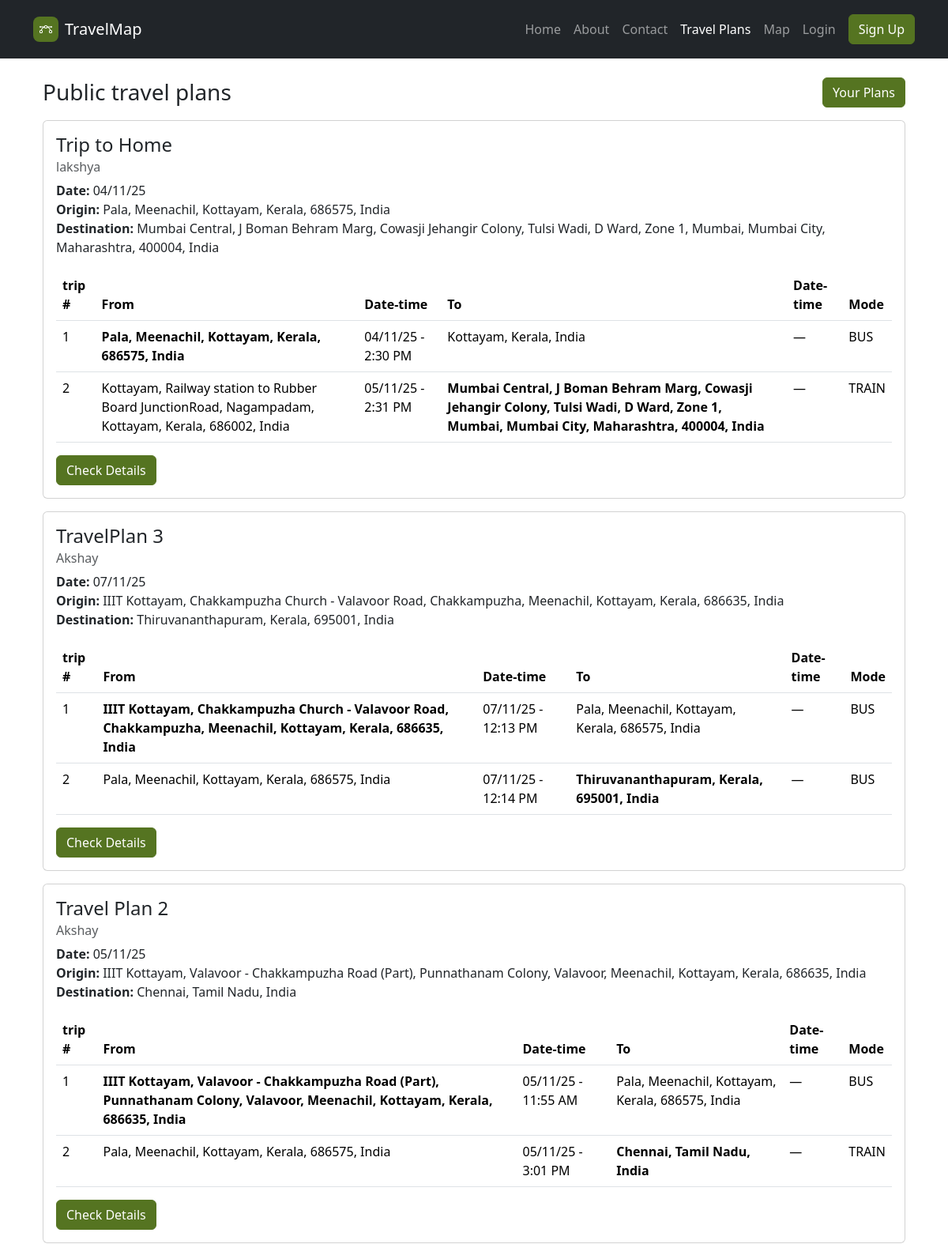
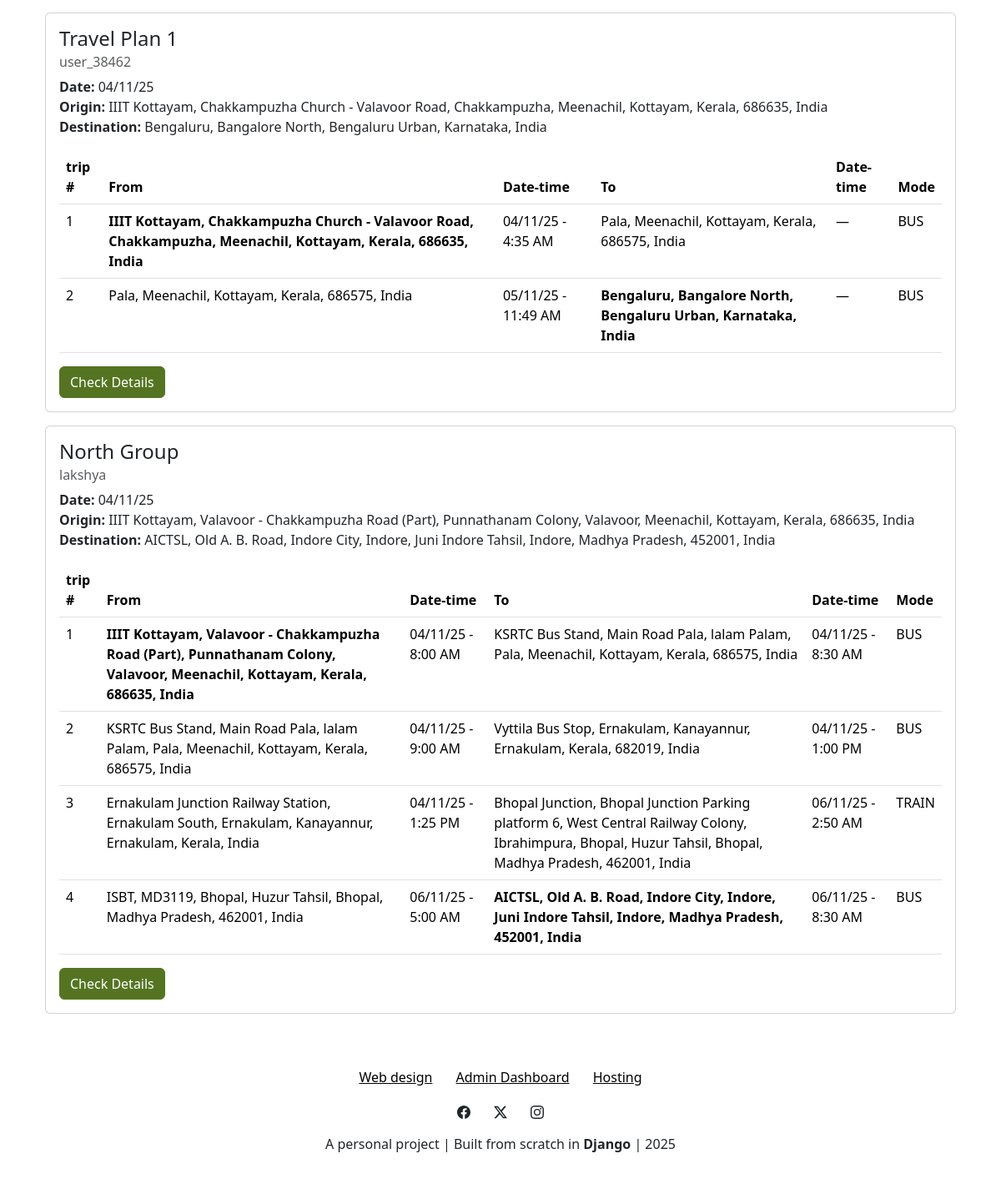
/travelplans/, run on the app's committed database (2 pictures, top to bottom).
### Accounts/models.py (models this page shows, shortened)
class TravelPlan(models.Model):
    user = models.ForeignKey(
        settings.AUTH_USER_MODEL,
        on_delete=models.CASCADE,
        related_name='travel_plans'
    )
    title = models.CharField(
        max_length=150
    )
    status = models.CharField(
        max_length=10,
        choices=PlanStatus.choices,
        default=PlanStatus.PLANNED
    )
    created_at = models.DateTimeField(auto_now_add=True)
    updated_at = models.DateTimeField(auto_now=True)
    class Meta:
        ordering = ['-created_at']
    @property
    def first_trip(self):
        return self.trips.first()
    @property
    def last_trip(self):
        return self.trips.last()
    @property
    def all_passengers(self):
        return User.objects.filter(models.Q(joined_trips__plan=self) | models.Q(travel_plans = self)).distinct()

class Trip(models.Model):
    plan = models.ForeignKey(
        TravelPlan,
        on_delete=models.CASCADE,
        related_name='trips',
    )
    title = models.CharField(
        max_length=150,
    )
    origin_name = models.CharField(
        max_length=255,
    )
    origin_lat = models.CharField(
        max_length=50, null=True, blank=True
    )
    origin_lon = models.CharField(
        max_length=50, null=True, blank=True
    )
    destination_name = models.CharField(
        max_length=255,
    )
    destination_lat = models.CharField(
        max_length=50, null=True, blank=True
    )
    destination_lon = models.CharField(
        max_length=50, null=True, blank=True
    )
    departure_time = models.DateTimeField()
    estimated_arrival_time = models.DateTimeField(
        null=True, blank=True
    )
    transport_mode = models.CharField(
        max_length=6,
        choices=TransportMode.choices,
        default=TransportMode.TRAIN
    )
    passengers = models.ManyToManyField(
        settings.AUTH_USER_MODEL,
        related_name='joined_trips',
        blank=True,
        help_text="Students who have joined this trip",
    )
    notes = models.TextField(
        blank=True,
    )
    route = models.JSONField(null=True, blank=True)
    status = models.CharField(
        max_length=10,
        choices=PlanStatus.choices,
        default=PlanStatus.PLANNED
    )
    created_at = models.DateTimeField(auto_now_add=True)
    updated_at = models.DateTimeField(auto_now=True)
    class Meta:
        ordering = ['departure_time']

### UI/views.py (the view)
# urls.py: path("travelplans/",views.travelplans,name="travelplans"),
def travelplans(request):
    plans_qs = (
        TravelPlan.objects
        .select_related('user')
        .prefetch_related('trips__passengers')
    )
    paginator = Paginator(plans_qs, 10)
    page_number = request.GET.get('page')
    page_obj = paginator.get_page(page_number)
    return render(request, 'UI/travelplans.html', {
        'page_obj': page_obj,
        'plans': page_obj.object_list,
    })

### UI/context_processors.py (called while the page is built)
def site_settings(request):
    index_carousel = carousel.objects.all()
    index_features = features.objects.all()
    index_steps = step.objects.all()
    for item in list(index_carousel) + list(index_features):
        if hasattr(item, 'href') and item.href:
            try:
                item.href = reverse(item.href)
            except:
                pass
    return {
        'index_carousel': index_carousel,
        'index_features': index_features,
        'index_steps': index_steps,
    }

### templates/UI/travelplans.html (shortened to what this page needs)
{% extends 'partials/layout.html' %}
{% load static %}
{% load crispy_forms_tags %}
{% block content %}
<div class="container">
    <div class="container min-vh-100 mt-4">
        <div class="row mb-3">
            <div class="col d-flex justify-content-between align-items-center">
                {% if personal == True %}
                    <h3 class="mb-0">Your travel plans</h3>
                    <a href="{% url 'UI:new_travelplan' %}" class="btn btn-primary">Create New</a>
                {% else %}
                    <h3 class="mb-0">Public travel plans</h3>
                    <a href="{% url 'UI:my_travelplans' %}" class="btn btn-primary">Your Plans</a>
                {% endif %}
            </div>
        </div>
        {% if plans %}
            {% for plan in plans %}
                <div class="row mb-3">
                    <div class="col">
                            <div class="card">
                                <div class="card-body">
                                    <h4 class="card-title">{{ plan.title }}</h4>
                                    <h6 class="text-muted card-subtitle mb-2">
                                        {% for p in plan.all_passengers %}
                                            {% if forloop.last %}
                                                {{ p.username }}
                                            {% else %}
                                                {{ p.username }} ,
                                            {% endif %}
                                        {% endfor %}
                                    </h6>
                                    <p>
                                        {% with ft=plan.first_trip lt=plan.last_trip %}
                                            {% if ft %}
                                                <strong>Date:</strong> {{ ft.departure_time|date:"d/m/y" }}<br>
                                                <strong>Origin:</strong> {{ ft.origin_name }}<br>
                                            {% endif %}
                                            {% if lt %}
                                                <strong>Destination:</strong> {{ lt.destination_name }}
                                            {% endif %}
                                        {% endwith %}
                                    </p>
                                    <div class="table-responsive">
                                        <table class="table table-hover">
                                            <thead>
                                                <tr>
                                                    <th>trip #</th>
                                                    <th>From</th>
                                                    <th>Date-time</th>
                                                    <th>To</th>
                                                    <th>Date-time</th>
                                                    <th>Mode</th>
                                                </tr>
                                            </thead>
                                            <tbody>
                                                {% for trip in plan.trips.all %}
                                                    <tr>
                                                        <td>{{ forloop.counter }}</td>
                                                        <td>{% if forloop.first %}<strong>{{ trip.origin_name }}</strong>{% else %}{{ trip.origin_name }}{% endif %}</td>
                                                        <td>{{ trip.departure_time|date:"d/m/y - g:i A" }}</td>
                                                        <td>{% if forloop.last %}<strong>{{ trip.destination_name }}</strong>{% else %}{{ trip.destination_name }}{% endif %}</td>
                                                        <td>
                                                            {% if trip.estimated_arrival_time %}
                                                                {{ trip.estimated_arrival_time|date:"d/m/y - g:i A" }}
                                                            {% else %}
                                                                —
                                                            {% endif %}
                                                        </td>
                                                        <td>{{ trip.transport_mode }}</td>
                                                    </tr>
                                                {% empty %}
                                                    <tr><td colspan="5" class="text-muted">No trips added yet.</td></tr>
                                                {% endfor %}
                                            </tbody>
                                        </table>
                                    </div>
                                    <a class="btn btn-primary me-3" href="{% url 'UI:travelplan_detail' plan.id %}">Check Details</a>
                                </div>
                            </div>
                    </div>
                </div>
            {% endfor %}
        {% else %}
            <div class="alert alert-info mt-4">You have no travel plans yet. <a href="{% url 'UI:new_travelplan' %}">Create one</a>.</div>
        {% endif %}
    </div>
</div>
{% endblock %}

### static/css/bss-overrides.css (style rules this page uses)
:root, [data-bs-theme=light] { --bs-primary: #557421; --bs-primary-rgb: 85,116,33; --bs-primary-text-emphasis: #222E0D; --bs-primary-bg-subtle: #DDE3D3; --bs-primary-border-subtle: #BBC7A6; }
.btn-primary { --bs-btn-color: #fff; --bs-btn-bg: #557421; --bs-btn-border-color: #557421; --bs-btn-hover-color: #fff; --bs-btn-hover-bg: #48631C; --bs-btn-hover-border-color: #445D1A; --bs-btn-focus-shadow-rgb: 230,234,222; --bs-btn-active-color: #fff; --bs-btn-active-bg: #445D1A; --bs-btn-active-border-color: #405719; --bs-btn-disabled-color: #fff; --bs-btn-disabled-bg: #557421; --bs-btn-disabled-border-color: #557421; }

### templates/partials/layout.html (style rules this page uses)
html { scroll-behavior: smooth; scroll-padding-top: 80px; }

### templates/UI/travelplans.html (style rules this page uses)
.card { transition: transform 0.2s ease, box-shadow 0.2s ease; }

### data on the page
TravelPlan: title "Trip to Home", first_trip.departure_time "04/11/25", first_trip.origin_name "Pala, Meenachil, Kottayam, Kerala, 686575, India", last_trip.destination_name "Mumbai Central, J Boman Behram Marg, Cowasji Jehangir Colony, Tulsi Wadi, D Ward, Zone 1, Mumbai, Mumbai City, Maharashtra, 400004, India"
Trip: origin_name "Pala, Meenachil, Kottayam, Kerala, 686575, India", departure_time "04/11/25 - 2:30 PM", destination_name "Kottayam, Kerala, India", transport_mode "BUS"
Trip: origin_name "Kottayam, Railway station to Rubber Board JunctionRoad, Nagampadam, Kottayam, Kerala, 686002, India", departure_time "05/11/25 - 2:31 PM", destination_name "Mumbai Central, J Boman Behram Marg, Cowasji Jehangir Colony, Tulsi Wadi, D Ward, Zone 1, Mumbai, Mumbai City, Maharashtra, 400004, India", transport_mode "TRAIN"
TravelPlan: title "TravelPlan 3", first_trip.departure_time "07/11/25", first_trip.origin_name "IIIT Kottayam, Chakkampuzha Church - Valavoor Road, Chakkampuzha, Meenachil, Kottayam, Kerala, 686635, India", last_trip.destination_name "Thiruvananthapuram, Kerala, 695001, India"
Trip: origin_name "IIIT Kottayam, Chakkampuzha Church - Valavoor Road, Chakkampuzha, Meenachil, Kottayam, Kerala, 686635, India", departure_time "07/11/25 - 12:13 PM", destination_name "Pala, Meenachil, Kottayam, Kerala, 686575, India", transport_mode "BUS"
Trip: origin_name "Pala, Meenachil, Kottayam, Kerala, 686575, India", departure_time "07/11/25 - 12:14 PM", destination_name "Thiruvananthapuram, Kerala, 695001, India", transport_mode "BUS"
TravelPlan: title "Travel Plan 2", first_trip.departure_time "05/11/25", first_trip.origin_name "IIIT Kottayam, Valavoor - Chakkampuzha Road (Part), Punnathanam Colony, Valavoor, Meenachil, Kottayam, Kerala, 686635, India", last_trip.destination_name "Chennai, Tamil Nadu, India"
Trip: origin_name "IIIT Kottayam, Valavoor - Chakkampuzha Road (Part), Punnathanam Colony, Valavoor, Meenachil, Kottayam, Kerala, 686635, India", departure_time "05/11/25 - 11:55 AM", destination_name "Pala, Meenachil, Kottayam, Kerala, 686575, India", transport_mode "BUS"
Trip: origin_name "Pala, Meenachil, Kottayam, Kerala, 686575, India", departure_time "05/11/25 - 3:01 PM", destination_name "Chennai, Tamil Nadu, India", transport_mode "TRAIN"
TravelPlan: title "Travel Plan 1", first_trip.departure_time "04/11/25", first_trip.origin_name "IIIT Kottayam, Chakkampuzha Church - Valavoor Road, Chakkampuzha, Meenachil, Kottayam, Kerala, 686635, India", last_trip.destination_name "Bengaluru, Bangalore North, Bengaluru Urban, Karnataka, India"
Trip: origin_name "IIIT Kottayam, Chakkampuzha Church - Valavoor Road, Chakkampuzha, Meenachil, Kottayam, Kerala, 686635, India", departure_time "04/11/25 - 4:35 AM", destination_name "Pala, Meenachil, Kottayam, Kerala, 686575, India", transport_mode "BUS"
Trip: origin_name "Pala, Meenachil, Kottayam, Kerala, 686575, India", departure_time "05/11/25 - 11:49 AM", destination_name "Bengaluru, Bangalore North, Bengaluru Urban, Karnataka, India", transport_mode "BUS"
TravelPlan: title "North Group", first_trip.departure_time "04/11/25", first_trip.origin_name "IIIT Kottayam, Valavoor - Chakkampuzha Road (Part), Punnathanam Colony, Valavoor, Meenachil, Kottayam, Kerala, 686635, India", last_trip.destination_name "AICTSL, Old A. B. Road, Indore City, Indore, Juni Indore Tahsil, Indore, Madhya Pradesh, 452001, India"
Trip: origin_name "IIIT Kottayam, Valavoor - Chakkampuzha Road (Part), Punnathanam Colony, Valavoor, Meenachil, Kottayam, Kerala, 686635, India", departure_time "04/11/25 - 8:00 AM", destination_name "KSRTC Bus Stand, Main Road Pala, lalam Palam, Pala, Meenachil, Kottayam, Kerala, 686575, India", estimated_arrival_time "04/11/25 - 8:30 AM", transport_mode "BUS"
Trip: origin_name "KSRTC Bus Stand, Main Road Pala, lalam Palam, Pala, Meenachil, Kottayam, Kerala, 686575, India", departure_time "04/11/25 - 9:00 AM", destination_name "Vyttila Bus Stop, Ernakulam, Kanayannur, Ernakulam, Kerala, 682019, India", estimated_arrival_time "04/11/25 - 1:00 PM", transport_mode "BUS"
Trip: origin_name "Ernakulam Junction Railway Station, Ernakulam South, Ernakulam, Kanayannur, Ernakulam, Kerala, India", departure_time "04/11/25 - 1:25 PM", destination_name "Bhopal Junction, Bhopal Junction Parking platform 6, West Central Railway Colony, Ibrahimpura, Bhopal, Huzur Tahsil, Bhopal, Madhya Pradesh, 462001, India", estimated_arrival_time "06/11/25 - 2:50 AM", transport_mode "TRAIN"
Trip: origin_name "ISBT, MD3119, Bhopal, Huzur Tahsil, Bhopal, Madhya Pradesh, 462001, India", departure_time "06/11/25 - 5:00 AM", destination_name "AICTSL, Old A. B. Road, Indore City, Indore, Juni Indore Tahsil, Indore, Madhya Pradesh, 452001, India", estimated_arrival_time "06/11/25 - 8:30 AM", transport_mode "BUS"

### other printed values
{{ p.username }} "lakshya"
{{ p.username }} "Akshay"
{{ p.username }} "user_38462"
